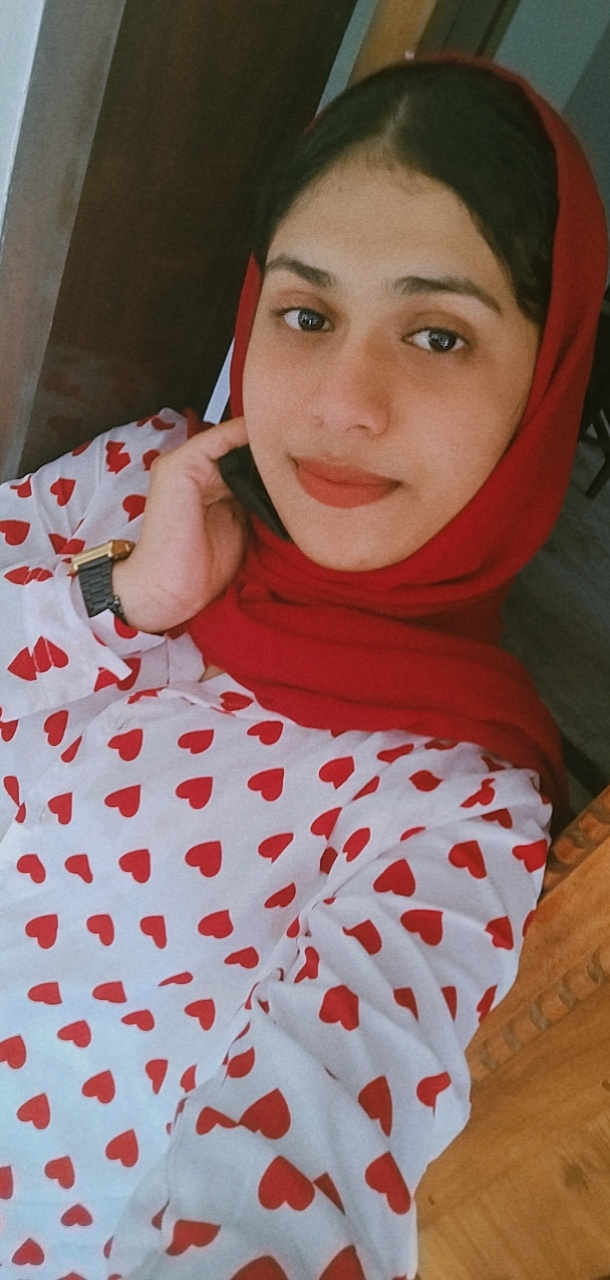
#> input picture Snapchat-1320919387.jpg, 610 x 1280 px, found by its file name
$ jupyter execute detect_face.ipynb
#> lines starting #> are read from the running program, lines starting #| are printed output that depends on the picture; after the words box and inside, x2 and y2 are one past the last pixel; in counts of white or black regions, pixels touching at a corner belong together
[cell 1]
import cv2
import matplotlib.pyplot as pyplot

[cell 2]
img=cv2.imread(r'D:\DL Projects\face_detection\Snapchat-1320919387.jpg')
#> img is the input picture: shape (1280, 610, 3); mean B, G, R 97.7, 103.9, 131.4
img

[cell 3]
import matplotlib.pyplot as plt
plt.imshow(img)

[cell 4]
cv2.imshow('IMAGE',img)
cv2.waitKey()
cv2.destroyAllWindows()

[cell 5]
conv_img=cv2.cvtColor(img,cv2.COLOR_BGR2RGB)
plt.imshow(conv_img)

[cell 6]
face_cascade=cv2.CascadeClassifier(r'D:\DL Projects\face_detection\haarcascade_frontalface_default.xml')
face_cascade

[cell 7]
img_gray=cv2.cvtColor(conv_img,cv2.COLOR_RGB2GRAY)
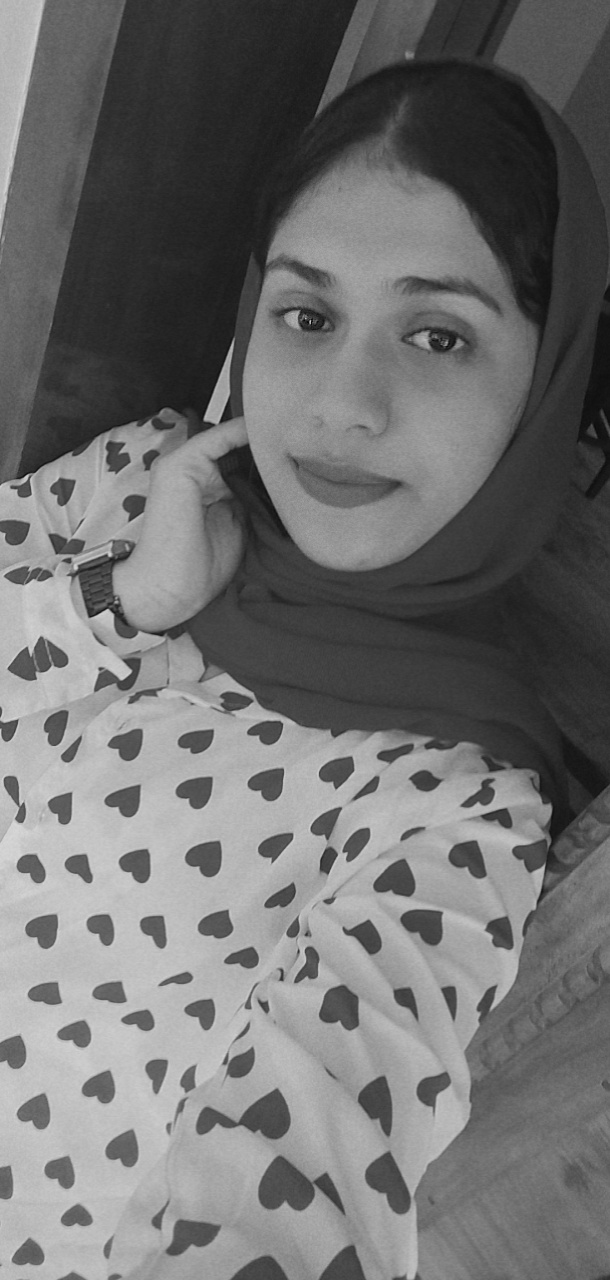
#> img_gray: shape (1280, 610); min 4, max 215, mean 111.4
img_gray

[cell 8]
face=face_cascade.detectMultiScale(img_gray,minNeighbors=14)
#> face = [[173, 180, 391, 391]]
face
#> Out = [[173, 180, 391, 391]]

[cell 9]
len(face)
#> Out = 1

[cell 10]
for (x,y,w,h) in face:
    cv2.rectangle(conv_img,(x,y),(x+w,y+h),(0,0,255),4)
#> this loop made 1 pass
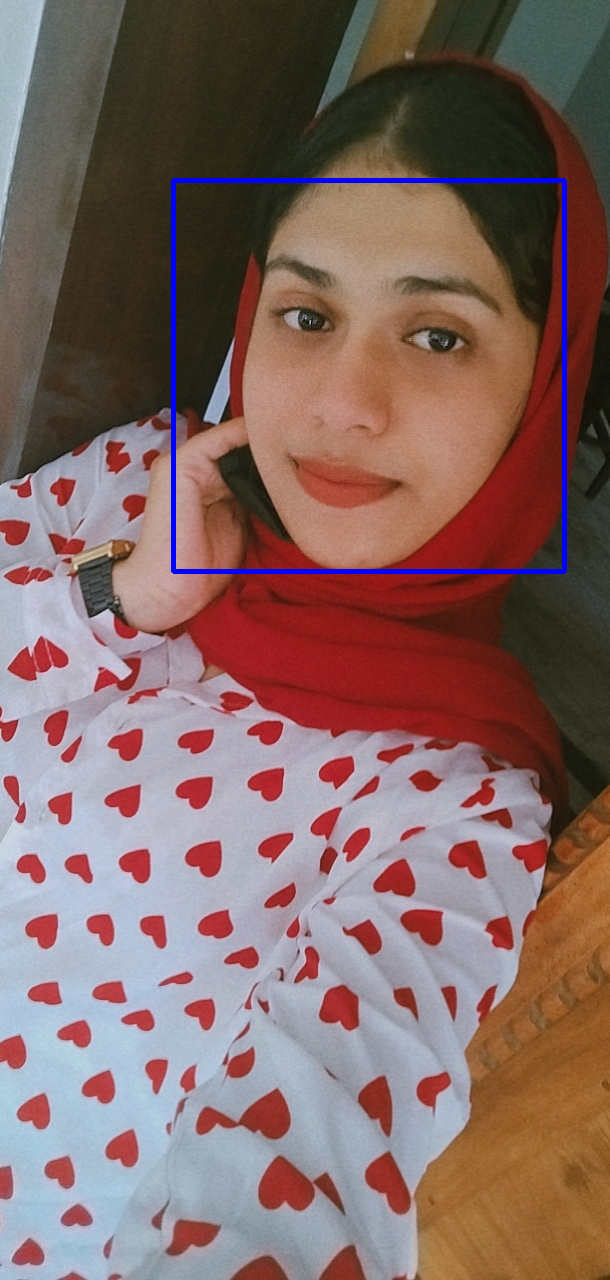
#> conv_img: shape (1280, 610, 3); mean R, G, B 130.4, 103.3, 99.8

[cell 11]
plt.imshow(conv_img)

[cell 12]
import numpy as np

[cell 13]
video=cv2.VideoCapture(r'D:\DL Projects\face_detection\video.mp4')
while True:
    success,frame=video.read()
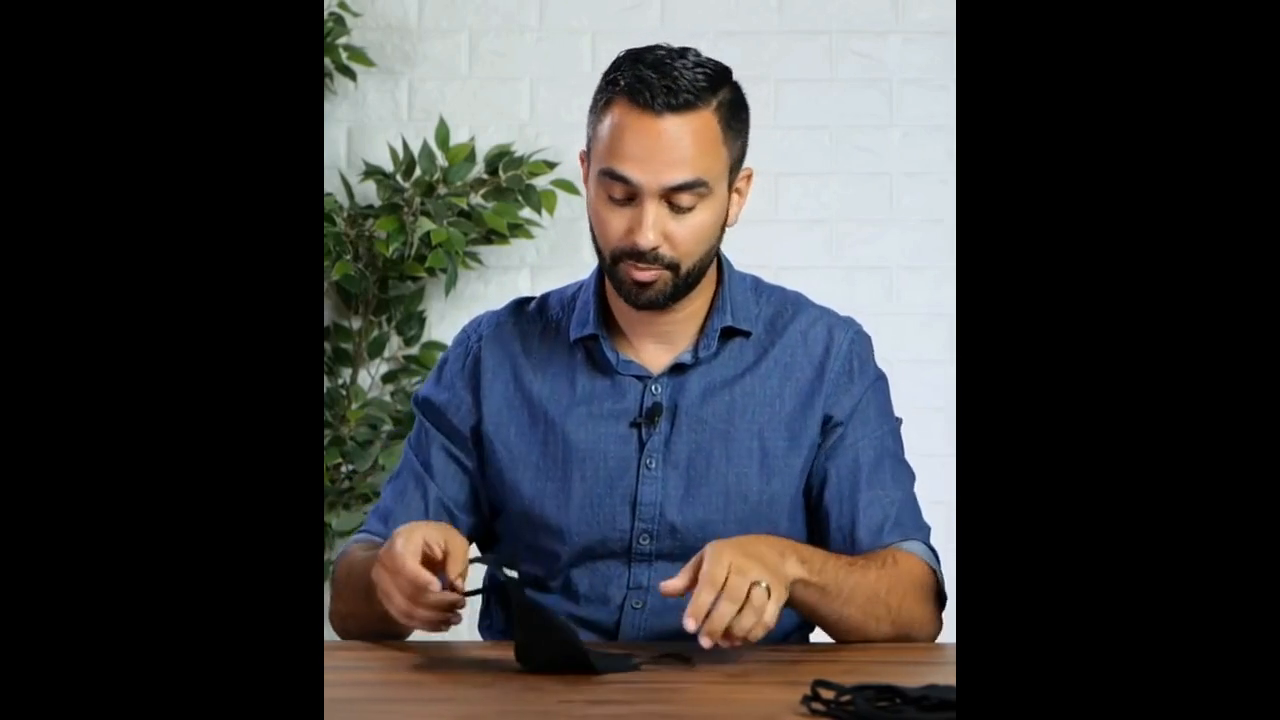
#> input picture frame 45 of video.mp4, 1280 x 720 px
#> frame is the input picture: shape (720, 1280, 3); mean B, G, R 60.6, 59.1, 58.9
    gray=cv2.cvtColor(frame,cv2.COLOR_BGR2GRAY)
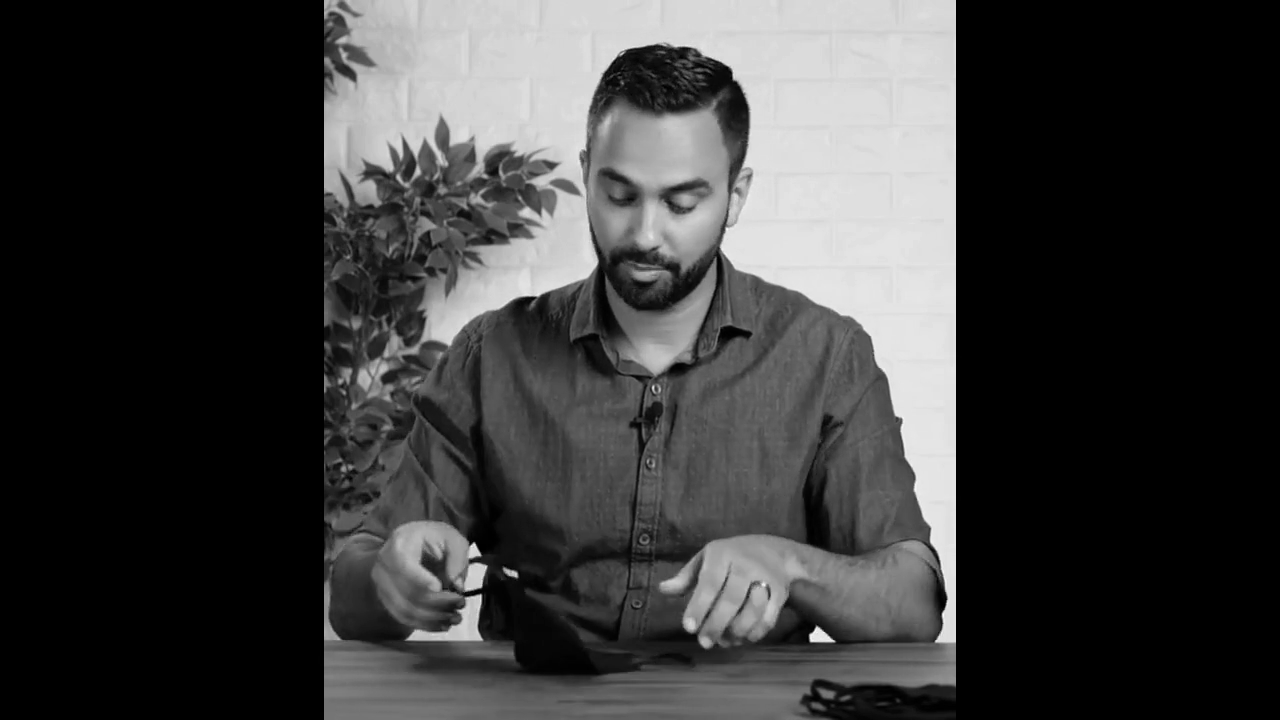
#> gray: shape (720, 1280); min 0, max 251, mean 59.2
    faces=face_cascade.detectMultiScale(gray,minNeighbors=10)
#> faces = [[558, 129, 180, 180]]
    for (x,y,w,h) in faces:
        cv2.rectangle(frame,(x,y),(x+w,y+h),(0,122,232),3)
#> this loop made 1 pass
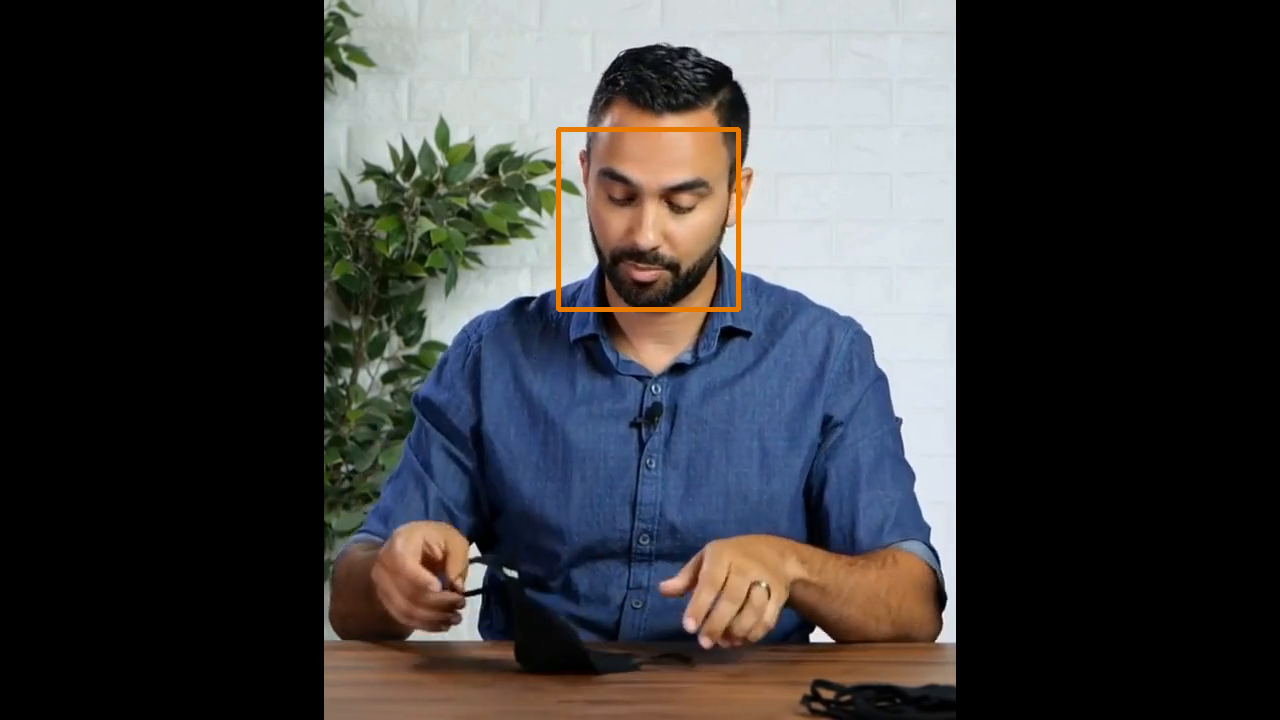
#> frame: shape (720, 1280, 3); 0.39% of pixels changed, all inside (x1, y1, x2, y2) = (556, 127, 741, 312)
    cv2.imshow("VIDEO",frame)
    if cv2.waitKey(1) & 0XFF==ord('q'):
#> (key q is pressed here)
        break
video.release()
cv2.destroyAllWindows()

[cell 14]
# print(success)

[cell 15]
video=cv2.VideoCapture(0)
while True:
    success,frame=video.read()
    gray=cv2.cvtColor(frame,cv2.COLOR_BGR2GRAY)
    faces=face_cascade.detectMultiScale(gray,minNeighbors=15)
    for (x,y,w,h) in faces:
        cv2.rectangle(frame,(x,y),(x+w,y+h),(0,122,232),3)


    cv2.imshow('WEBCAM',frame)
    if cv2.waitKey(1) & 0XFF==ord('q'):
#> (key q is pressed here)
        break
video.release()
cv2.destroyAllWindows()
